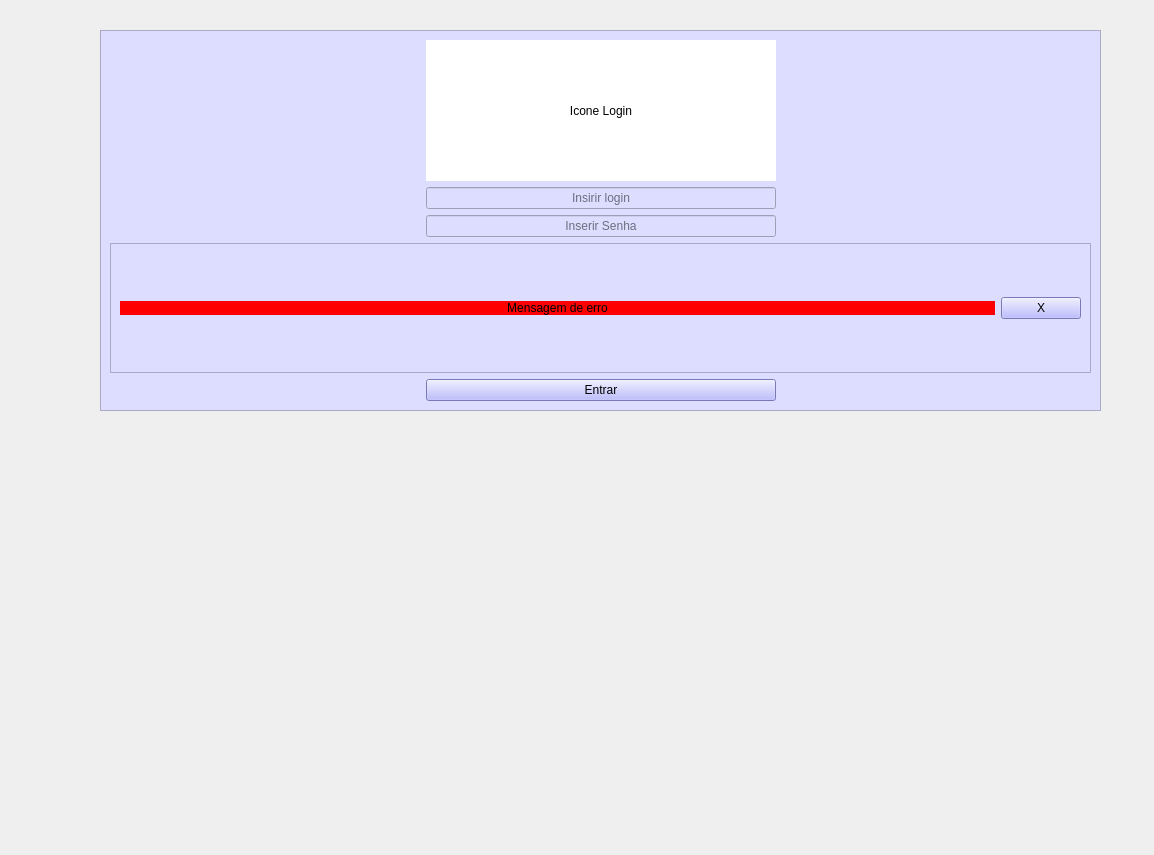
<?xml version="1.0" encoding="UTF-8"?>
<ui version="4.0">
 <class>MainWindow</class>
 <widget class="QMainWindow" name="MainWindow">
  <property name="geometry">
   <rect>
    <x>0</x>
    <y>0</y>
    <width>1154</width>
    <height>855</height>
   </rect>
  </property>
  <property name="windowTitle">
   <string>MainWindow</string>
  </property>
  <widget class="QWidget" name="centralwidget">
   <widget class="QStackedWidget" name="stacked_widget">
    <property name="geometry">
     <rect>
      <x>70</x>
      <y>10</y>
      <width>1051</width>
      <height>771</height>
     </rect>
    </property>
    <property name="currentIndex">
     <number>0</number>
    </property>
    <widget class="QWidget" name="page_login">
     <widget class="QFrame" name="frame_login_fundo">
      <property name="geometry">
       <rect>
        <x>30</x>
        <y>20</y>
        <width>1001</width>
        <height>381</height>
       </rect>
      </property>
      <property name="styleSheet">
       <string notr="true">background-color: rgb(221, 221, 255);</string>
      </property>
      <property name="frameShape">
       <enum>QFrame::StyledPanel</enum>
      </property>
      <property name="frameShadow">
       <enum>QFrame::Raised</enum>
      </property>
      <layout class="QGridLayout" name="gridLayout">
       <item row="2" column="1">
        <widget class="QLineEdit" name="lineEdit_inserir_login">
         <property name="text">
          <string/>
         </property>
         <property name="alignment">
          <set>Qt::AlignCenter</set>
         </property>
         <property name="placeholderText">
          <string>Insirir login</string>
         </property>
        </widget>
       </item>
       <item row="3" column="1">
        <widget class="QLineEdit" name="lineEdit_inserir_senha">
         <property name="text">
          <string/>
         </property>
         <property name="echoMode">
          <enum>QLineEdit::Password</enum>
         </property>
         <property name="cursorPosition">
          <number>0</number>
         </property>
         <property name="alignment">
          <set>Qt::AlignCenter</set>
         </property>
         <property name="placeholderText">
          <string notr="true">Inserir Senha</string>
         </property>
        </widget>
       </item>
       <item row="5" column="0" colspan="3">
        <widget class="QFrame" name="frame_msg_erro">
         <property name="frameShape">
          <enum>QFrame::StyledPanel</enum>
         </property>
         <property name="frameShadow">
          <enum>QFrame::Raised</enum>
         </property>
         <layout class="QHBoxLayout" name="horizontalLayout">
          <item>
           <widget class="QLabel" name="label_msg_erro">
            <property name="sizePolicy">
             <sizepolicy hsizetype="MinimumExpanding" vsizetype="Maximum">
              <horstretch>0</horstretch>
              <verstretch>0</verstretch>
             </sizepolicy>
            </property>
            <property name="styleSheet">
             <string notr="true">background-color: rgb(255, 0, 0);</string>
            </property>
            <property name="text">
             <string>Mensagem de erro</string>
            </property>
            <property name="alignment">
             <set>Qt::AlignCenter</set>
            </property>
           </widget>
          </item>
          <item>
           <widget class="QPushButton" name="pushButton_fechar_msg_erro">
            <property name="styleSheet">
             <string notr="true">background-color: rgb(173, 169, 168);
background-color: rgb(170, 170, 255);</string>
            </property>
            <property name="text">
             <string>X</string>
            </property>
           </widget>
          </item>
         </layout>
        </widget>
       </item>
       <item row="6" column="1">
        <widget class="QPushButton" name="pushButton_entrar">
         <property name="styleSheet">
          <string notr="true">background-color: rgb(173, 169, 168);
background-color: rgb(170, 170, 255);</string>
         </property>
         <property name="text">
          <string>Entrar</string>
         </property>
        </widget>
       </item>
       <item row="0" column="2">
        <spacer name="horizontalSpacer_2">
         <property name="orientation">
          <enum>Qt::Horizontal</enum>
         </property>
         <property name="sizeHint" stdset="0">
          <size>
           <width>40</width>
           <height>20</height>
          </size>
         </property>
        </spacer>
       </item>
       <item row="0" column="0">
        <spacer name="horizontalSpacer">
         <property name="orientation">
          <enum>Qt::Horizontal</enum>
         </property>
         <property name="sizeHint" stdset="0">
          <size>
           <width>40</width>
           <height>20</height>
          </size>
         </property>
        </spacer>
       </item>
       <item row="0" column="1">
        <widget class="QLabel" name="label_icone_login">
         <property name="sizePolicy">
          <sizepolicy hsizetype="Fixed" vsizetype="Fixed">
           <horstretch>0</horstretch>
           <verstretch>0</verstretch>
          </sizepolicy>
         </property>
         <property name="minimumSize">
          <size>
           <width>350</width>
           <height>141</height>
          </size>
         </property>
         <property name="layoutDirection">
          <enum>Qt::LeftToRight</enum>
         </property>
         <property name="styleSheet">
          <string notr="true">background-color: rgb(173, 169, 168);
background-color: rgb(255, 255, 255);</string>
         </property>
         <property name="text">
          <string>Icone Login</string>
         </property>
         <property name="alignment">
          <set>Qt::AlignCenter</set>
         </property>
        </widget>
       </item>
      </layout>
     </widget>
    </widget>
    <widget class="QWidget" name="page_principal">
     <widget class="QFrame" name="frame_fundo_principal">
      <property name="geometry">
       <rect>
        <x>110</x>
        <y>80</y>
        <width>761</width>
        <height>511</height>
       </rect>
      </property>
      <property name="styleSheet">
       <string notr="true">background-color: rgb(227, 224, 255);</string>
      </property>
      <property name="frameShape">
       <enum>QFrame::StyledPanel</enum>
      </property>
      <property name="frameShadow">
       <enum>QFrame::Raised</enum>
      </property>
      <widget class="QLabel" name="label_logo_empresa">
       <property name="geometry">
        <rect>
         <x>140</x>
         <y>90</y>
         <width>221</width>
         <height>171</height>
        </rect>
       </property>
       <property name="styleSheet">
        <string notr="true">background-color: rgb(173, 169, 168);
background-color: rgb(255, 255, 255);</string>
       </property>
       <property name="text">
        <string> Logo_empresa</string>
       </property>
       <property name="alignment">
        <set>Qt::AlignCenter</set>
       </property>
      </widget>
      <widget class="QLabel" name="label_descricao">
       <property name="geometry">
        <rect>
         <x>60</x>
         <y>280</y>
         <width>391</width>
         <height>81</height>
        </rect>
       </property>
       <property name="styleSheet">
        <string notr="true">background-color: rgb(173, 169, 168);</string>
       </property>
       <property name="text">
        <string>Faça seu Perfil de Solo com a CLLW Company </string>
       </property>
       <property name="alignment">
        <set>Qt::AlignCenter</set>
       </property>
      </widget>
      <widget class="QPushButton" name="push_button_cadastrar">
       <property name="geometry">
        <rect>
         <x>500</x>
         <y>160</y>
         <width>90</width>
         <height>40</height>
        </rect>
       </property>
       <property name="styleSheet">
        <string notr="true">background-color: rgb(170, 170, 255);</string>
       </property>
       <property name="text">
        <string> Cadastrar</string>
       </property>
      </widget>
      <widget class="QPushButton" name="push_button_listar">
       <property name="geometry">
        <rect>
         <x>500</x>
         <y>230</y>
         <width>90</width>
         <height>40</height>
        </rect>
       </property>
       <property name="styleSheet">
        <string notr="true">background-color: rgb(170, 170, 255);</string>
       </property>
       <property name="text">
        <string>Listar</string>
       </property>
      </widget>
      <widget class="QPushButton" name="push_button_sair">
       <property name="geometry">
        <rect>
         <x>500</x>
         <y>310</y>
         <width>90</width>
         <height>40</height>
        </rect>
       </property>
       <property name="styleSheet">
        <string notr="true">background-color: rgb(170, 170, 255);</string>
       </property>
       <property name="text">
        <string>Sair</string>
       </property>
      </widget>
     </widget>
    </widget>
    <widget class="QWidget" name="page_cadastrar">
     <widget class="QFrame" name="frame_cadastro_fundo">
      <property name="geometry">
       <rect>
        <x>120</x>
        <y>50</y>
        <width>761</width>
        <height>511</height>
       </rect>
      </property>
      <property name="styleSheet">
       <string notr="true">background-color: rgb(228, 219, 255);</string>
      </property>
      <property name="frameShape">
       <enum>QFrame::StyledPanel</enum>
      </property>
      <property name="frameShadow">
       <enum>QFrame::Raised</enum>
      </property>
      <widget class="QLabel" name="label_logo_empresa_2">
       <property name="geometry">
        <rect>
         <x>70</x>
         <y>40</y>
         <width>100</width>
         <height>100</height>
        </rect>
       </property>
       <property name="styleSheet">
        <string notr="true">background-color: rgb(173, 169, 168);
background-color: rgb(255, 255, 255);</string>
       </property>
       <property name="text">
        <string> Logo_empresa</string>
       </property>
       <property name="alignment">
        <set>Qt::AlignCenter</set>
       </property>
      </widget>
      <widget class="QFrame" name="frame_msg_cadastro_invalido">
       <property name="geometry">
        <rect>
         <x>180</x>
         <y>40</y>
         <width>551</width>
         <height>91</height>
        </rect>
       </property>
       <property name="styleSheet">
        <string notr="true">background-color: rgb(255, 255, 255);</string>
       </property>
       <property name="frameShape">
        <enum>QFrame::StyledPanel</enum>
       </property>
       <property name="frameShadow">
        <enum>QFrame::Raised</enum>
       </property>
       <widget class="QLabel" name="label_msg_erro_cadastro">
        <property name="geometry">
         <rect>
          <x>30</x>
          <y>30</y>
          <width>441</width>
          <height>25</height>
         </rect>
        </property>
        <property name="styleSheet">
         <string notr="true">background-color: rgb(255, 0, 0);</string>
        </property>
        <property name="text">
         <string> Cadastro inválido!!!</string>
        </property>
       </widget>
       <widget class="QPushButton" name="push_button_fechar_msg_cadastro_invalido">
        <property name="geometry">
         <rect>
          <x>480</x>
          <y>30</y>
          <width>40</width>
          <height>25</height>
         </rect>
        </property>
        <property name="styleSheet">
         <string notr="true">background-color: rgb(170, 170, 255);</string>
        </property>
        <property name="text">
         <string>X</string>
        </property>
       </widget>
      </widget>
      <widget class="QPushButton" name="push_button_salvar">
       <property name="geometry">
        <rect>
         <x>280</x>
         <y>430</y>
         <width>80</width>
         <height>30</height>
        </rect>
       </property>
       <property name="styleSheet">
        <string notr="true">background-color: rgb(170, 170, 255);</string>
       </property>
       <property name="text">
        <string>Salvar</string>
       </property>
      </widget>
      <widget class="QPushButton" name="push_button_voltar">
       <property name="geometry">
        <rect>
         <x>390</x>
         <y>430</y>
         <width>80</width>
         <height>30</height>
        </rect>
       </property>
       <property name="styleSheet">
        <string notr="true">background-color: rgb(170, 170, 255);</string>
       </property>
       <property name="text">
        <string>Voltar</string>
       </property>
      </widget>
      <widget class="QFrame" name="frame_cadastro_itens">
       <property name="geometry">
        <rect>
         <x>20</x>
         <y>169</y>
         <width>721</width>
         <height>251</height>
        </rect>
       </property>
       <property name="styleSheet">
        <string notr="true">background-color: rgb(255, 255, 255);</string>
       </property>
       <property name="frameShape">
        <enum>QFrame::StyledPanel</enum>
       </property>
       <property name="frameShadow">
        <enum>QFrame::Raised</enum>
       </property>
       <widget class="QWidget" name="gridLayoutWidget">
        <property name="geometry">
         <rect>
          <x>20</x>
          <y>29</y>
          <width>681</width>
          <height>211</height>
         </rect>
        </property>
        <layout class="QGridLayout" name="grid_layout_itens">
         <item row="2" column="2">
          <widget class="QLabel" name="label_textura">
           <property name="text">
            <string> Textura:</string>
           </property>
          </widget>
         </item>
         <item row="0" column="0">
          <widget class="QLabel" name="label_codigo_servico">
           <property name="text">
            <string> Codigo de serviço:</string>
           </property>
          </widget>
         </item>
         <item row="0" column="2">
          <widget class="QLabel" name="label_localizacao_area">
           <property name="text">
            <string>Localização/área:</string>
           </property>
          </widget>
         </item>
         <item row="1" column="2">
          <widget class="QLabel" name="label_horizonte">
           <property name="text">
            <string> Horizonte:</string>
           </property>
          </widget>
         </item>
         <item row="1" column="1">
          <widget class="QComboBox" name="combo_box_tipo_solo">
           <item>
            <property name="text">
             <string>-</string>
            </property>
           </item>
           <item>
            <property name="text">
             <string>Argiloso</string>
            </property>
           </item>
           <item>
            <property name="text">
             <string>Arenoso</string>
            </property>
           </item>
           <item>
            <property name="text">
             <string>Calcário</string>
            </property>
           </item>
           <item>
            <property name="text">
             <string>Humoso</string>
            </property>
           </item>
          </widget>
         </item>
         <item row="2" column="0">
          <widget class="QLabel" name="label_cor">
           <property name="text">
            <string> Cor:</string>
           </property>
          </widget>
         </item>
         <item row="1" column="0">
          <widget class="QLabel" name="label_tipo_solo">
           <property name="text">
            <string> Tipo de solo:</string>
           </property>
          </widget>
         </item>
         <item row="3" column="0">
          <widget class="QLabel" name="label_estrutura">
           <property name="text">
            <string> Estrutura:</string>
           </property>
          </widget>
         </item>
         <item row="3" column="2">
          <widget class="QLabel" name="label_profundidade">
           <property name="text">
            <string> Profundidade (m/cm):</string>
           </property>
          </widget>
         </item>
         <item row="0" column="3">
          <widget class="QLineEdit" name="line_edit_localizacao_area"/>
         </item>
         <item row="0" column="1">
          <widget class="QLineEdit" name="line_edit_codigo_servio"/>
         </item>
         <item row="2" column="3">
          <widget class="QLineEdit" name="line_edit_textura"/>
         </item>
         <item row="2" column="1">
          <widget class="QLineEdit" name="line_edit_cor"/>
         </item>
         <item row="3" column="1">
          <widget class="QLineEdit" name="line_edit_estrutura"/>
         </item>
         <item row="3" column="3">
          <widget class="QLineEdit" name="lineEdit_profundidade"/>
         </item>
         <item row="1" column="3">
          <widget class="QLineEdit" name="lineEdit_horizonte"/>
         </item>
        </layout>
       </widget>
      </widget>
     </widget>
    </widget>
    <widget class="QWidget" name="page_listar">
     <widget class="QFrame" name="frame_listar_fundo">
      <property name="geometry">
       <rect>
        <x>10</x>
        <y>20</y>
        <width>591</width>
        <height>511</height>
       </rect>
      </property>
      <property name="styleSheet">
       <string notr="true">background-color: rgb(194, 208, 255);</string>
      </property>
      <property name="frameShape">
       <enum>QFrame::StyledPanel</enum>
      </property>
      <property name="frameShadow">
       <enum>QFrame::Raised</enum>
      </property>
      <widget class="QTableWidget" name="table_widget_itens">
       <property name="geometry">
        <rect>
         <x>5</x>
         <y>11</y>
         <width>581</width>
         <height>491</height>
        </rect>
       </property>
       <row>
        <property name="text">
         <string/>
        </property>
       </row>
       <row>
        <property name="text">
         <string>01</string>
        </property>
       </row>
       <row>
        <property name="text">
         <string>02</string>
        </property>
       </row>
       <row>
        <property name="text">
         <string>03</string>
        </property>
       </row>
       <row>
        <property name="text">
         <string>04</string>
        </property>
       </row>
       <row>
        <property name="text">
         <string>04</string>
        </property>
       </row>
       <row>
        <property name="text">
         <string>06</string>
        </property>
       </row>
       <row>
        <property name="text">
         <string>07</string>
        </property>
       </row>
       <row>
        <property name="text">
         <string>08</string>
        </property>
       </row>
       <row>
        <property name="text">
         <string>09</string>
        </property>
       </row>
       <row>
        <property name="text">
         <string>10</string>
        </property>
       </row>
       <row>
        <property name="text">
         <string>11</string>
        </property>
       </row>
       <row>
        <property name="text">
         <string>12</string>
        </property>
       </row>
       <row>
        <property name="text">
         <string>13</string>
        </property>
       </row>
       <row>
        <property name="text">
         <string>14</string>
        </property>
       </row>
       <row>
        <property name="text">
         <string>15</string>
        </property>
       </row>
       <row>
        <property name="text">
         <string>16</string>
        </property>
       </row>
       <row>
        <property name="text">
         <string>17</string>
        </property>
       </row>
       <row>
        <property name="text">
         <string>18</string>
        </property>
       </row>
       <row>
        <property name="text">
         <string>19</string>
        </property>
       </row>
       <row>
        <property name="text">
         <string>20</string>
        </property>
       </row>
       <column>
        <property name="text">
         <string> Codigo de serviço</string>
        </property>
       </column>
       <column>
        <property name="text">
         <string> Localização/área</string>
        </property>
       </column>
       <column>
        <property name="text">
         <string> Tipos de solo</string>
        </property>
       </column>
       <column>
        <property name="text">
         <string> Horizonte</string>
        </property>
       </column>
       <column>
        <property name="text">
         <string> Cor</string>
        </property>
       </column>
       <column>
        <property name="text">
         <string> Textura</string>
        </property>
       </column>
       <column>
        <property name="text">
         <string> Estrutura</string>
        </property>
       </column>
       <column>
        <property name="text">
         <string> Profud. (m/cm)</string>
        </property>
       </column>
      </widget>
     </widget>
     <widget class="QFrame" name="frame_buttons">
      <property name="geometry">
       <rect>
        <x>630</x>
        <y>30</y>
        <width>131</width>
        <height>501</height>
       </rect>
      </property>
      <property name="styleSheet">
       <string notr="true">background-color: rgb(255, 190, 191);</string>
      </property>
      <property name="frameShape">
       <enum>QFrame::StyledPanel</enum>
      </property>
      <property name="frameShadow">
       <enum>QFrame::Raised</enum>
      </property>
      <layout class="QVBoxLayout" name="verticalLayout">
       <item>
        <widget class="QPushButton" name="push_button_alterar">
         <property name="styleSheet">
          <string notr="true">background-color: rgb(170, 170, 255);</string>
         </property>
         <property name="text">
          <string>Alterar</string>
         </property>
        </widget>
       </item>
       <item>
        <widget class="QPushButton" name="push_button_excluir">
         <property name="styleSheet">
          <string notr="true">background-color: rgb(170, 170, 255);</string>
         </property>
         <property name="text">
          <string>Excluir</string>
         </property>
        </widget>
       </item>
       <item>
        <widget class="QPushButton" name="push_button_voltar_2">
         <property name="styleSheet">
          <string notr="true">background-color: rgb(170, 170, 255);</string>
         </property>
         <property name="text">
          <string>Voltar</string>
         </property>
        </widget>
       </item>
       <item>
        <spacer name="vertical_spacer_buttons">
         <property name="orientation">
          <enum>Qt::Vertical</enum>
         </property>
         <property name="sizeHint" stdset="0">
          <size>
           <width>20</width>
           <height>40</height>
          </size>
         </property>
        </spacer>
       </item>
      </layout>
     </widget>
    </widget>
   </widget>
  </widget>
 </widget>
 <resources/>
 <connections>
  <connection>
   <sender>push_button_fechar_msg_cadastro_invalido</sender>
   <signal>clicked()</signal>
   <receiver>frame_msg_cadastro_invalido</receiver>
   <slot>hide()</slot>
   <hints>
    <hint type="sourcelabel">
     <x>870</x>
     <y>142</y>
    </hint>
    <hint type="destinationlabel">
     <x>913</x>
     <y>119</y>
    </hint>
   </hints>
  </connection>
 </connections>
</ui>
